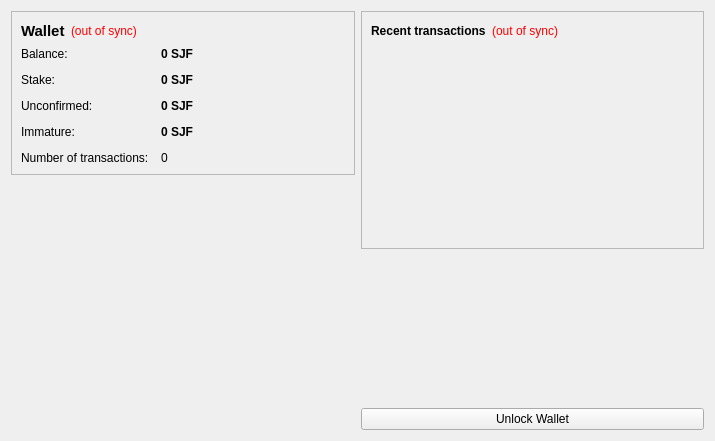
<?xml version="1.0" encoding="UTF-8"?>
<ui version="4.0">
 <class>OverviewPage</class>
 <widget class="QWidget" name="OverviewPage">
  <property name="geometry">
   <rect>
    <x>0</x>
    <y>0</y>
    <width>715</width>
    <height>441</height>
   </rect>
  </property>
  <property name="windowTitle">
   <string>Form</string>
  </property>
  <layout class="QHBoxLayout" name="horizontalLayout" stretch="1,1">
   <item>
    <layout class="QVBoxLayout" name="verticalLayout_2">
     <item>
      <widget class="QFrame" name="frame">
       <property name="frameShape">
        <enum>QFrame::StyledPanel</enum>
       </property>
       <property name="frameShadow">
        <enum>QFrame::Raised</enum>
       </property>
       <layout class="QVBoxLayout" name="verticalLayout_4">
        <item>
         <layout class="QHBoxLayout" name="horizontalLayout_4">
          <item>
           <widget class="QLabel" name="label_5">
            <property name="font">
             <font>
              <pointsize>11</pointsize>
              <weight>75</weight>
              <bold>true</bold>
             </font>
            </property>
            <property name="text">
             <string>Wallet</string>
            </property>
           </widget>
          </item>
          <item>
           <widget class="QLabel" name="labelWalletStatus">
            <property name="toolTip">
             <string>The displayed information may be out of date. Your wallet automatically synchronizes with the MinZuCoin network after a connection is established, but this process has not completed yet.</string>
            </property>
            <property name="styleSheet">
             <string notr="true">QLabel { color: red; }</string>
            </property>
            <property name="text">
             <string notr="true">(out of sync)</string>
            </property>
            <property name="alignment">
             <set>Qt::AlignLeading|Qt::AlignLeft|Qt::AlignVCenter</set>
            </property>
           </widget>
          </item>
          <item>
           <spacer name="horizontalSpacer_2">
            <property name="orientation">
             <enum>Qt::Horizontal</enum>
            </property>
            <property name="sizeHint" stdset="0">
             <size>
              <width>40</width>
              <height>20</height>
             </size>
            </property>
           </spacer>
          </item>
         </layout>
        </item>
        <item>
         <layout class="QFormLayout" name="formLayout_2">
          <property name="fieldGrowthPolicy">
           <enum>QFormLayout::AllNonFixedFieldsGrow</enum>
          </property>
          <property name="horizontalSpacing">
           <number>12</number>
          </property>
          <property name="verticalSpacing">
           <number>12</number>
          </property>
          <item row="0" column="0">
           <widget class="QLabel" name="label">
            <property name="text">
             <string>Balance:</string>
            </property>
           </widget>
          </item>
          <item row="0" column="1">
           <widget class="QLabel" name="labelBalance">
            <property name="font">
             <font>
              <weight>75</weight>
              <bold>true</bold>
             </font>
            </property>
            <property name="cursor">
             <cursorShape>IBeamCursor</cursorShape>
            </property>
            <property name="toolTip">
             <string>Your current balance</string>
            </property>
            <property name="text">
             <string notr="true">0 SJF</string>
            </property>
            <property name="textInteractionFlags">
             <set>Qt::LinksAccessibleByMouse|Qt::TextSelectableByKeyboard|Qt::TextSelectableByMouse</set>
            </property>
           </widget>
          </item>
          <item row="1" column="0">
           <widget class="QLabel" name="label_6">
            <property name="text">
             <string>Stake:</string>
            </property>
           </widget>
          </item>
          <item row="1" column="1">
           <widget class="QLabel" name="labelStake">
            <property name="font">
             <font>
              <weight>75</weight>
              <bold>true</bold>
             </font>
            </property>
            <property name="cursor">
             <cursorShape>IBeamCursor</cursorShape>
            </property>
            <property name="toolTip">
             <string>Total of coins that was staked, and do not yet count toward the current balance</string>
            </property>
            <property name="text">
             <string notr="true">0 SJF</string>
            </property>
            <property name="textInteractionFlags">
             <set>Qt::LinksAccessibleByMouse|Qt::TextSelectableByKeyboard|Qt::TextSelectableByMouse</set>
            </property>
           </widget>
          </item>
          <item row="2" column="0">
           <widget class="QLabel" name="label_3">
            <property name="text">
             <string>Unconfirmed:</string>
            </property>
           </widget>
          </item>
          <item row="2" column="1">
           <widget class="QLabel" name="labelUnconfirmed">
            <property name="font">
             <font>
              <weight>75</weight>
              <bold>true</bold>
             </font>
            </property>
            <property name="cursor">
             <cursorShape>IBeamCursor</cursorShape>
            </property>
            <property name="toolTip">
             <string>Total of transactions that have yet to be confirmed, and do not yet count toward the current balance</string>
            </property>
            <property name="text">
             <string notr="true">0 SJF</string>
            </property>
            <property name="textInteractionFlags">
             <set>Qt::LinksAccessibleByMouse|Qt::TextSelectableByKeyboard|Qt::TextSelectableByMouse</set>
            </property>
           </widget>
          </item>
          <item row="3" column="0">
           <widget class="QLabel" name="labelImmatureText">
            <property name="text">
             <string>Immature:</string>
            </property>
           </widget>
          </item>
          <item row="3" column="1">
           <widget class="QLabel" name="labelImmature">
            <property name="font">
             <font>
              <weight>75</weight>
              <bold>true</bold>
             </font>
            </property>
            <property name="toolTip">
             <string>Mined balance that has not yet matured</string>
            </property>
            <property name="text">
             <string notr="true">0 SJF</string>
            </property>
            <property name="textInteractionFlags">
             <set>Qt::LinksAccessibleByMouse|Qt::TextSelectableByKeyboard|Qt::TextSelectableByMouse</set>
            </property>
           </widget>
          </item>
          <item row="4" column="0">
           <widget class="QLabel" name="label_2">
            <property name="text">
             <string>Number of transactions:</string>
            </property>
           </widget>
          </item>
          <item row="4" column="1">
           <widget class="QLabel" name="labelNumTransactions">
            <property name="toolTip">
             <string>Total number of transactions in wallet</string>
            </property>
            <property name="text">
             <string notr="true">0</string>
            </property>
           </widget>
          </item>
         </layout>
        </item>
       </layout>
      </widget>
     </item>
     <item>
      <spacer name="verticalSpacer">
       <property name="orientation">
        <enum>Qt::Vertical</enum>
       </property>
       <property name="sizeHint" stdset="0">
        <size>
         <width>20</width>
         <height>40</height>
        </size>
       </property>
      </spacer>
     </item>
     <item>
      <widget class="QLabel" name="label_6">
       <property name="text">
        <string/>
       </property>
       <property name="pixmap">
        <pixmap resource="../bitcoin.qrc">:/images/backg</pixmap>
       </property>
       <property name="scaledContents">
        <bool>false</bool>
       </property>
       <property name="alignment">
        <set>Qt::AlignCenter</set>
       </property>
       <property name="margin">
        <number>-2</number>
       </property>
      </widget>
     </item>
    </layout>
   </item>
   <item>
    <layout class="QVBoxLayout" name="verticalLayout_3">
     <item>
      <widget class="QFrame" name="frame_2">
       <property name="frameShape">
        <enum>QFrame::StyledPanel</enum>
       </property>
       <property name="frameShadow">
        <enum>QFrame::Raised</enum>
       </property>
       <layout class="QVBoxLayout" name="verticalLayout">
        <item>
         <layout class="QHBoxLayout" name="horizontalLayout_2">
          <item>
           <widget class="QLabel" name="label_4">
            <property name="text">
             <string>&lt;b&gt;Recent transactions&lt;/b&gt;</string>
            </property>
           </widget>
          </item>
          <item>
           <widget class="QLabel" name="labelTransactionsStatus">
            <property name="toolTip">
             <string>The displayed information may be out of date. Your wallet automatically synchronizes with the MinZuCoin network after a connection is established, but this process has not completed yet.</string>
            </property>
            <property name="styleSheet">
             <string notr="true">QLabel { color: red; }</string>
            </property>
            <property name="text">
             <string notr="true">(out of sync)</string>
            </property>
            <property name="alignment">
             <set>Qt::AlignRight|Qt::AlignTrailing|Qt::AlignVCenter</set>
            </property>
           </widget>
          </item>
          <item>
           <spacer name="horizontalSpacer">
            <property name="orientation">
             <enum>Qt::Horizontal</enum>
            </property>
            <property name="sizeHint" stdset="0">
             <size>
              <width>40</width>
              <height>20</height>
             </size>
            </property>
           </spacer>
          </item>
         </layout>
        </item>
        <item>
         <widget class="QListView" name="listTransactions">
          <property name="styleSheet">
           <string notr="true">QListView { background: transparent; }</string>
          </property>
          <property name="frameShape">
           <enum>QFrame::NoFrame</enum>
          </property>
          <property name="verticalScrollBarPolicy">
           <enum>Qt::ScrollBarAlwaysOff</enum>
          </property>
          <property name="horizontalScrollBarPolicy">
           <enum>Qt::ScrollBarAlwaysOff</enum>
          </property>
          <property name="selectionMode">
           <enum>QAbstractItemView::NoSelection</enum>
          </property>
         </widget>
        </item>
       </layout>
      </widget>
     </item>
     <item>
      <spacer name="verticalSpacer_2">
       <property name="orientation">
        <enum>Qt::Vertical</enum>
       </property>
       <property name="sizeHint" stdset="0">
        <size>
         <width>20</width>
         <height>40</height>
        </size>
       </property>
      </spacer>
     </item>
     <item>
      <widget class="QPushButton" name="unlockWalletButton">
       <property name="text">
        <string>Unlock Wallet</string>
       </property>
      </widget>
     </item>
    </layout>
   </item>
  </layout>
 </widget>
 <resources>
  <include location="../bitcoin.qrc"/>
 </resources>
 <connections/>
</ui>
